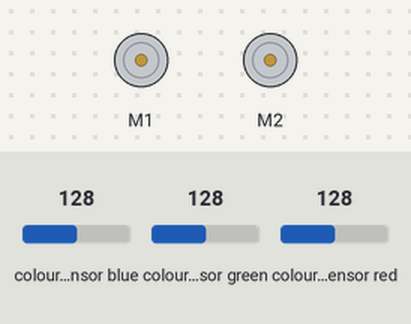
A sketch run on a simulated Arduino Uno, built with avr-gcc and run on an emulated ATmega328P. Parts: 2 × DC motor (green arrow = forward, orange = backward, longer = faster). Wiring (inferred from the names in the program): TCS3200 colour sensor: output pin 2; S2 pin 5; S3 pin 6; S0 pin 3; S1 pin 9. The inputs (shaded band) are chosen by the test bench; at power-on: colour sensor blue 128, colour sensor green 128, colour sensor red 128. What the sketch prints to the serial monitor is not drawn.

Above: at 0.5 s.
Timing chart, 0 to 35.2 s (numbered marks = the images above):
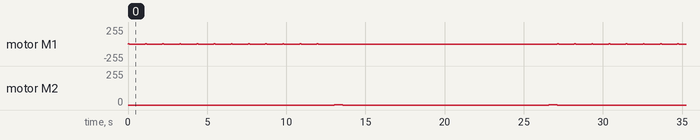

Measured:
- by itself, motor M1: moves between backward 1/255 and forward 1/255, repeating every 27.1 s
- by itself, motor M2: alternates forward 1/255 for 0.54 s and stopped for 13.0 s

The sketch:

arduinocodeearth.ino
```cpp
#include <AFMotor.h>


int s0=3,s1=9,s2=5,s3=6,i=0,j=0,k=0;


int OutPut=2;


unsigned int frequency = 0;

//unsigned int frequency2 = 0;

//unsigned int frequency3 = 0;


AF_DCMotor st1(1);


AF_DCMotor st2(2);


int x=10,y=10;

void setup()

{
   Serial.begin(9600);


    pinMode(s0, OUTPUT);

    pinMode(s1, OUTPUT);//PINS 3, 4, 5, 6 as OUTPUT

    pinMode(s2, OUTPUT);

    pinMode(s3, OUTPUT);

    pinMode(OutPut, INPUT);//PIN 10 as input


    digitalWrite(s0,HIGH);

    digitalWrite(s1,LOW);//setting frequency selection to 20%


   st1.setSpeed(1);

   st2.setSpeed(1);
}

 int u=0,v=1;

void loop()

{
  if(v==1){
    for(int i=1;i<=12;i++)
    {
      st1.run(FORWARD);
      delay(84);
      st1.run(RELEASE);
      Serial.write(1);
      delay(1000);

      digitalWrite(s2,LOW);

    digitalWrite(s3,LOW);//setting for RED color sensor

    frequency = pulseIn(OutPut, LOW);//reading frequency

    if(frequency<1000) Serial.write(10);
    Serial.print(frequency);

    digitalWrite(s2,HIGH);

    digitalWrite(s3,HIGH);// setting for GREEN color sensor

    frequency = pulseIn(OutPut, LOW);// reading frequency
    //Serial.print(frequency2);
    Serial.println();

    if(frequency<1000) Serial.write(20);


    digitalWrite(s2,LOW);

    digitalWrite(s3,HIGH);// setting for BLUE color sensor

    frequency = pulseIn(OutPut, LOW);// reading frequency

    if(frequency<1000) Serial.write(30);
    }}
    if(v==2)
    {
    for(int i=1;i<=12;i++)
    {
      st1.run(BACKWARD);
      delay(84);
      st1.run(RELEASE);
      Serial.write(1);
      delay(1000);

    digitalWrite(s2,LOW);

    digitalWrite(s3,LOW);//setting for RED color sensor

    frequency = pulseIn(OutPut, LOW);//reading frequency

    if(frequency<1000) Serial.write(10);
    Serial.print(frequency);

    digitalWrite(s2,HIGH);

    digitalWrite(s3,HIGH);// setting for GREEN color sensor

    frequency = pulseIn(OutPut, LOW);// reading frequency
    //Serial.print(frequency2);
    Serial.println();

    if(frequency<1000) Serial.write(20);


    digitalWrite(s2,LOW);

    digitalWrite(s3,HIGH);// setting for BLUE color sensor

    frequency = pulseIn(OutPut, LOW);// reading frequency

    if(frequency<1000) Serial.write(30);
    }
      }

    st2.run(FORWARD);
    delay(540);
    st2.run(RELEASE);
    Serial.write(2);


    if(u==12);
    {
      v++;
      u=0;
    }
    if(v==3)
    v=1;
    u++;

}
```
